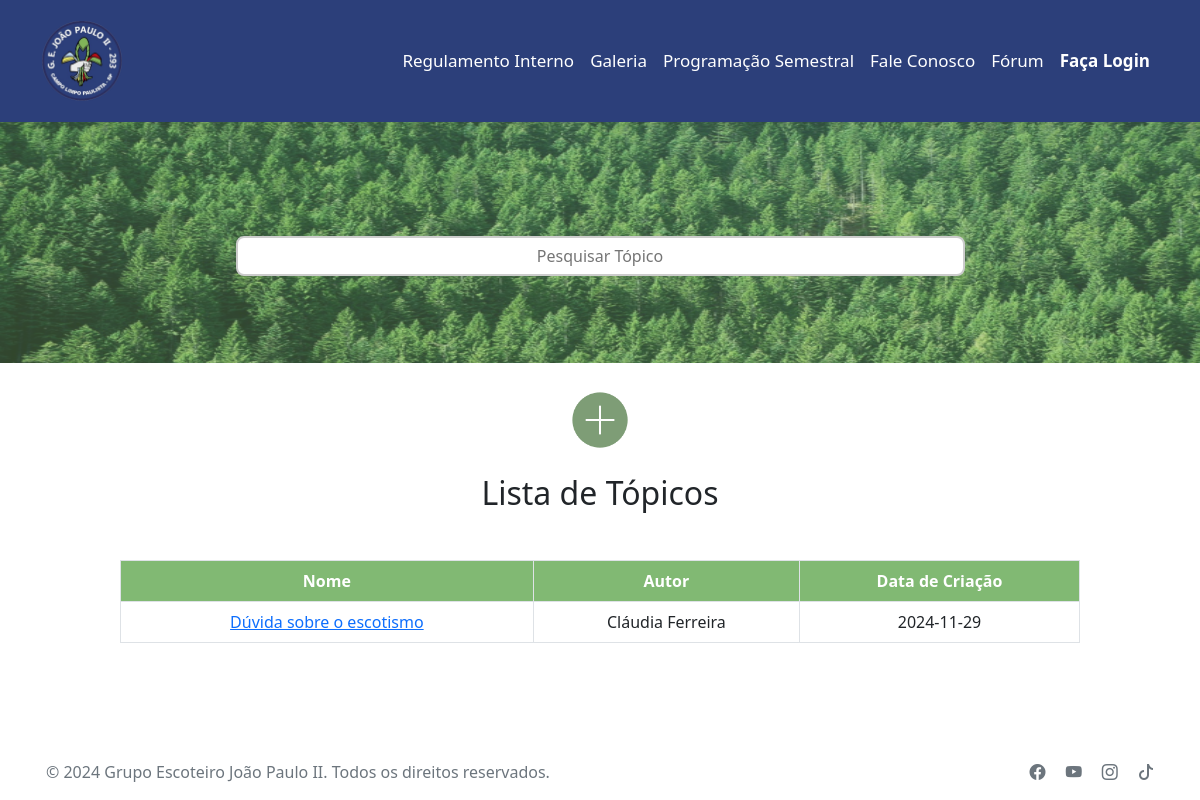
The app's page /backend/forum/main.php with its own data.
### tables this page shows
CREATE TABLE `topico` (
  `id` int(11) NOT NULL,
  `nome` varchar(50) NOT NULL,
  `body` varchar(2000) NOT NULL,
  `data` date NOT NULL,
  `anexos` varchar(500) NOT NULL,
  `userid` int(11) NOT NULL,
  `restrito` int(11) NOT NULL
);

CREATE TABLE `tbl_usuarios` (
  `id` int(11) NOT NULL,
  `username` varchar(30) NOT NULL,
  `nome` varchar(100) NOT NULL,
  `email` varchar(100) NOT NULL,
  `senha` varchar(400) NOT NULL,
  `descricao` varchar(255) NOT NULL,
  `tipo` varchar(1) NOT NULL,
  `status` varchar(1) NOT NULL,
  `foto` varchar(255) NOT NULL,
  `saldo` float NOT NULL
);

### backend/forum/main.php (the view, shortened to what this page needs)
<?php
include_once '../classes/conn.php';
$logged = false;
?>
<!DOCTYPE html>
<html lang="pt-br">
<head>
    <link rel="stylesheet" href="../../frontend/public/css/teste.css">
    <link href="https://cdn.jsdelivr.net/npm/bootstrap@5.0.2/dist/css/bootstrap.min.css" rel="stylesheet">
    <link rel="stylesheet" href="https://cdn.jsdelivr.net/npm/bootstrap-icons@1.10.3/font/bootstrap-icons.css">
</head>
<body>
<nav class="navbar navbar-expand-lg py-3 custom-navbar">
    <div class="container">
      <a class="navbar-brand" href="../../frontend/principal/index.php">
        <img src="../../frontend/public/imagens/recursos/logo.png " height="80rem" width="80rem" alt="Logo" height="40">
      </a>
      <div class="collapse navbar-collapse justify-content-end" id="navbarNav">
        <ul class="navbar-nav">
          <li class="nav-item">
          <a class="nav-link active" aria-current="page" target="blank" href="../../frontend/public/docs/POR_2013_19_V2.pdf">Regulamento Interno</a>
          </li>
          <li class="nav-item">
            <a class="nav-link" href="../../backend/galeria/index.php">Galeria</a>
          </li>
          <li class="nav-item">
            <a class="nav-link" href="../../backend/Evento/index.php">Programação Semestral</a>
          </li>
          <li class="nav-item">
            <a class="nav-link" href="../../backend/mailer/fale.php">Fale Conosco</a>
          </li>
          <li class="nav-item">
            <a class="nav-link" href="../../backend/forum/main.php">Fórum</a>
          </li>
          <?php
          if($logged){
            if($_SESSION['tipo']>=1){
              echo '<li class="nav-item">
                <a class="nav-link" href="../../backend/loja/loja.php">Loja</a>
              </li>';
            }
            if($_SESSION['tipo']==3){
              echo '<li class="nav-item">
                <a class="nav-link" href="../../backend/adm/index_adm.php">ADM</a>
              </li>';
            }
            echo '<li class="nav-item">
            <a class="nav-link" href="../../frontend/principal/user.php?id='.$_SESSION["userid"].'">'.$_SESSION["nome"].'</a>
                <li class="nav-item">
            <a class="nav-link" href="../../backend/notificacoes/index.php"><img src="../../frontend/public/imagens/recursos/sino.png" width="20px"></a>
              </li>';
          }
          else{
            echo '<li class="nav-item">
                <a class="nav-link" href="../../backend/login/login.php"><strong>Faça Login</strong></a>
              </li>';
          }
            ?>
        </ul>
      </div>
    </div>
  </nav>
  <div class="caixa">
    <form class="form-inline" action="busca.php" method="post">
      <input class="input-custom" id="busca" name="busca" type="text" placeholder="Pesquisar Tópico" aria-label="Pesquisar">
    </form>
  </div>
    <div class="content">
    <a href="criar.php"><img src="../../frontend/public/imagens/recursos/plus.png" alt="Adicionar tópico" width="60px"></a>
    <br>
    <h2>Lista de Tópicos</h2>
    <table class="table table-bordered">
  <thead class="thead-dark">
    <tr>
      <th scope="col">Nome</th>
      <th scope="col">Autor</th>
      <th scope="col">Data de Criação</th>
    </tr>
  </thead>
  <tbody>
        <?php
        $sql = "SELECT * FROM topico";
        $res = $conn -> query($sql);
        for($i = 0; $i < $res ->num_rows; $i++){
            $linha = $res -> fetch_assoc();
            $sqluser = 'SELECT * FROM tbl_usuarios WHERE id LIKE '.$linha['userid'].'';
            $resuser = $conn ->query($sqluser);
            $user = $resuser ->fetch_assoc();
            if($linha['restrito']==0){
              print "<tr><td><a href='topico.php?id=".$linha['id']."'>".$linha['nome']."</a></td>";
              print "<td>".$user['nome']."</td>";
              print "<td>".$linha['data']."</td>";
            }
        }
        ?>
  </tbody>
</table>
        <br>
<footer class="footer fixed-bottom text-center text-lg-start d-flex w-100 justify-content-between align-items-center">
    <div class="container p-3 d-flex justify-content-between w-100">
      <span class="text-muted">© 2024 Grupo Escoteiro João Paulo II. Todos os direitos reservados.</span>
      <div class="social-icons">
        <a href="https://www.facebook.com/GrupoescoteirojoaopauloII?mibextid=ZbWKwL" target="_blank" class="text-muted me-3">
          <i class="bi bi-facebook"></i>
        </a>
        <a href="https://youtube.com/@gejoaopauloii?si=8nJBM0zWxWBofH_V" target="_blank" class="text-muted me-3">
          <i class="bi bi-youtube"></i>
        </a>
        <a href="https://www.instagram.com/ge_joaopaulo2?igsh=MWFiOTA2OTFxYW11" target="_blank" class="text-muted me-3">
          <i class="bi bi-instagram"></i>
        </a>
        <a href="https://www.tiktok.com/@ge._joaopauloii?_t=8nG7cVdsBGQ&_r=1" target="_blank" class="text-muted">
          <i class="bi bi-tiktok"></i>
        </a>
      </div>
    </div>
  </footer>
</body>
</html>

### frontend/public/css/teste.css (style rules this page uses)
:root { --color-white: #fff; --color-dark1: rgb(39, 39, 39); --color-dark2: #2d2d2d; --color-dark3: #414141; --color-dark4: #1c1c1c; --color-dark5: #343434; --color-blue1: #3ab2d6; --color-blue: #2C3F7A; --color-g: #81B973; --button-color: #C6CCC8; --lobinho: #fdb813; --escoteiro: #00793a; --senior: #a61744; --pioneiro: #c00d0e; }
.custom-navbar { background-color: #2C3F7A; color: white; }
.custom-navbar a { color: white; font-size: 17px; }
.content { text-align: center; margin: 0px; width: 100%; display: flex; justify-content: center; flex-direction: column; align-items: center; }
.navbar { box-shadow: 0 4px 6px rgba(0, 0, 0, 0.1); }
.navbar-brand img { transition: transform 0.2s ease; }
.nav-link { color: #ffffff !important; font-weight: 500; transition: color 0.3s ease; }
.footer a { text-decoration: none; }
.footer { background-color: white; }
body { width: 50%; margin: 100px auto; background-color: lightgray; font-family: 'Kanit', sans-serif; }
body { width: 100%; }
form { margin: 5%; }
.input-custom { width: 100%; padding: 12px 20px; font-size: 16px; border: 2px solid #ccc; border-radius: 8px; outline: none; transition: all 0.3s ease; }
.table { max-width: 80%; text-align: center; margin: 40px; justify-content: center; }
#busca { width: 75%; height: 40px; }
.caixa { background-image: url('../imagens/recursos/background1.png'); padding: 5%; background-repeat: no-repeat; background-size: 100% 90%; }
thead { background-color: #81B973; color: white; }

### backend/forum/main.php (style rules this page uses)
* { text-align:center; }

### records on screen
topico: nome "Dúvida sobre o escotismo", userid.nome "Cláudia Ferreira", data "2024-11-29"
